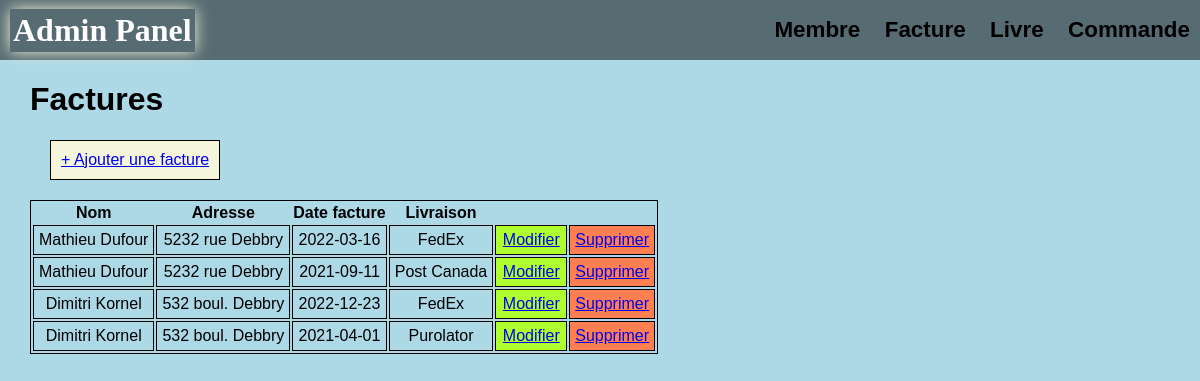
/facture, run on the app's committed database.
### tables this page shows
CREATE TABLE `Facture` (
  `id` INT(11) PRIMARY KEY AUTO_INCREMENT,
  `date` DATE NOT NULL,
  `Livraison_id` INT(11) NOT NULL,
  `Paiement_id` INT(11) NOT NULL,
  `Membre_id` INT(11) NOT NULL,
  CONSTRAINT `fk_Facture_Livraison1`
    FOREIGN KEY (`Livraison_id`)
    REFERENCES `Livraison` (`id`),
  CONSTRAINT `fk_Facture_Paiement1`
    FOREIGN KEY (`Paiement_id`)
    REFERENCES `Paiement` (`id`),
  CONSTRAINT `fk_Facture_Membre1`
    FOREIGN KEY (`Membre_id`)
    REFERENCES `Membre` (`id`))
DEFAULT CHARACTER SET = utf8;

CREATE TABLE `Membre` (
  `id` INT(11) PRIMARY KEY AUTO_INCREMENT,
  `Nom` VARCHAR(50) NOT NULL,
  `adresse` VARCHAR(100) NOT NULL,
  `codePostal` VARCHAR(7) NOT NULL,
  `dateNaissance` VARCHAR(45),
  `phone` VARCHAR(15) NOT NULL,
  `courriel` VARCHAR(50) NOT NULL,
  `username` VARCHAR(30) NOT NULL,
  `password` VARCHAR(255) NOT NULL)
DEFAULT CHARACTER SET = utf8;

CREATE TABLE `Livraison` (
  `id` INT(11) NOT NULL AUTO_INCREMENT,
  `modeLivraison` VARCHAR(45) NOT NULL,
  PRIMARY KEY (`id`))
DEFAULT CHARACTER SET = utf8;

### library/RenderView.php (called while the page is built, shortened)
<?php
class View{
    private $render = false;
    public function __construct($class, $template){
        try{
            $file = 'view/'.$class.'/'.$template.'.php';
            if(file_exists($file)){
                $this->render = $file;
            }else{
                throw new Exception($file.' pas trouve');
            }
        }
        catch (Exception $e){
            echo $e->getMessage();
            exit();
        }
    }
    public function __destruct(){
        include($this->render);
    }
}
?>

### class/ClassFacture.php (called while the page is built, shortened)
<?php
require_once("connex/Crud.php");
class ClassFacture{
    private $crud;
    function __construct($crud) {
        $this->crud = $crud;
    }
    public function index(){
        $view = new View('facture','facture-index');
        $data = $this->crud->selectWith3Tables('facture',
        'livraison', 'id', 'Facture', 'Livraison_id',
        'Paiement', 'id', 'Facture', 'Paiement_id',
        'Membre', 'id', 'Facture', 'Membre_id');
    }
}
?>

### connex/Crud.php (called while the page is built, shortened)
<?php
class Crud extends PDO{
    public function selectWith3Tables($table1,
    $table2, $fieldLienTable1, $table2_1,  $fieldLienTable2 = 'id',
    $table3, $fieldLienTable3, $table3_1, $fieldLienTable4 = 'id',
    $table4, $fieldLienTable5, $table4_1, $fieldLienTable6 = 'id',
    $field="id", $order="ASC")
    {
        $sql = "SELECT * FROM $table1 "
            ."INNER JOIN $table2 ON $table2.$fieldLienTable1 = $table2_1.$fieldLienTable2 "
            ."INNER JOIN $table3 ON $table3.$fieldLienTable3 = $table3_1.$fieldLienTable4 "
            ."INNER JOIN $table4 ON $table4.$fieldLienTable5 = $table4_1.$fieldLienTable6 "
            ."ORDER BY $table1.$field $order";
        $stmt = $this->query($sql);
        return $stmt->fetchAll();
    }
 }
?>

### view/facture/facture-index.php (the view)
<?php
require_once("connex/Crud.php");
?>
<body>
    <main>
        <h1>Factures</h1>
        <a href="facture/create" class="bouton">+ Ajouter une facture</a>
        <table>
            <thead>
                <tr>
                    <th>Nom</th>
                    <th>Adresse</th>
                    <th>Date facture</th>
                    <th>Livraison</th>
                </tr>
            </thead>
            <tbody>
                <?php
                if(isset($factures)) {
                    foreach($factures as $row) {
                        echo "<tr>"
                            ."<td>".$row['Nom'].`</td>`
                            ."<td>".$row['adresse'].`</td>`
                            ."<td>".$row['date'].`</td>`
                            ."<td>".$row['modeLivraison'].`</td>`
                            ."<td class='modify'><a href='facture/modifier?id=".$row['0']."'>Modifier</a></td>"
                            ."<td class='delete'><a href='facture/delete?id=".$row['0']."'>Supprimer</a></td>"
                        ."</tr>";
                    }
                }
                ?>
            </tbody>
        </table>
    </main>
</body>

### view/main-menu.php
<?php $nav = "http://".$_SERVER['HTTP_HOST']."/TP1_PDO/"; ?>
<header class="menu-principale">
    <h1><a href="<?= $nav ?>">Admin Panel</a></h1>
    <nav class='menu-princ__options'>
        <a href="<?= $nav ?>membre">Membre</a>
        <a href="<?= $nav ?>facture">Facture</a>
        <a href="<?= $nav ?>livre">Livre</a>
        <a href="<?= $nav ?>commande">Commande</a>
    </nav>
</header>

### index.php (shortened to what this page needs)
<?php
require_once __DIR__.'/view/main-menu.php';
require_once __DIR__.'/library/RenderView.php';
require_once __DIR__.'/connex/Crud.php';
$url = isset($_SERVER['PATH_INFO']) ? explode('/', ltrim($_SERVER['PATH_INFO'], '/')) : '/';
$crud = new Crud;
?>
<!DOCTYPE html>
<html lang="en">
<head>
    <link rel="stylesheet"
    href="<?= (!isset($url[1]) || $url[1] == "") ? "": "../"?>css/style.css">
</head>
<body>
<?php
if($url == '/'){
    require_once 'class/Class-Home.php';
    $controller = new ClassHome;
    echo $controller->index();
}else{
    $requestURL = $url[0];
    $requestURL = ucfirst($requestURL);
    $controllerPath = __DIR__.'/class/Class'.$requestURL.'.php';
    if(file_exists($controllerPath)){
        $controller = new $controllerName($crud);
        if(!isset($url[1]) || $url[1] == "") {
            echo $controller->index();
        } else {
            $requestAction = $url[1];
            echo $controller->$requestAction();
        }
    }else{
        require_once 'class/Class-Home.php';
        $controller = new ClassHome;
        echo $controller->error();
    }
}
?>
</body>
</html>

### css/style.css (style rules this page uses)
body { margin: auto; padding: 0; background: lightblue; font-family: sans-serif; }
main { margin: auto 30px; }
.bouton { display: inline-block; position: relative; padding: 10px; margin: 0px 0px 20px 20px; background-color: beige; border: 1px solid black; }
table { text-align: center; border: 1px solid black; }
table td { max-width: 40ch; padding: 5px; min-width: 5vw; border: 1px solid black; }
.menu-princ__options a { text-decoration: none; color: black; font-weight: bold; }
.modify { background-color: greenyellow; }
.delete { background-color: coral; }
.menu-principale { display: flex; justify-content: space-between; align-items: center; background-color: rgba(0,0,0,0.5); height: 60px; }
.menu-principale h1 { margin-left: 10px; padding: 3px; color: white; font-family: Georgia, 'Times New Roman', Times, serif; box-shadow: 0px 0px 16px beige; }
.menu-principale h1>a { text-decoration: none; color: white; }
.menu-principale nav { justify-content: flex-end; }
.menu-princ__options a { position: relative; text-decoration: none; font-size: 1.4em; padding: 18px 10px; color: black; transition: 1s; }

### data on the page
facture: Membre.Nom "Mathieu Dufour", Membre.adresse "5232 rue Debbry", date "2022-03-16", Livraison.modeLivraison "FedEx"
facture: Membre.Nom "Mathieu Dufour", Membre.adresse "5232 rue Debbry", date "2021-09-11", Livraison.modeLivraison "Post Canada"
facture: Membre.Nom "Dimitri Kornel", Membre.adresse "532 boul. Debbry", date "2022-12-23", Livraison.modeLivraison "FedEx"
facture: Membre.Nom "Dimitri Kornel", Membre.adresse "532 boul. Debbry", date "2021-04-01", Livraison.modeLivraison "Purolator"
